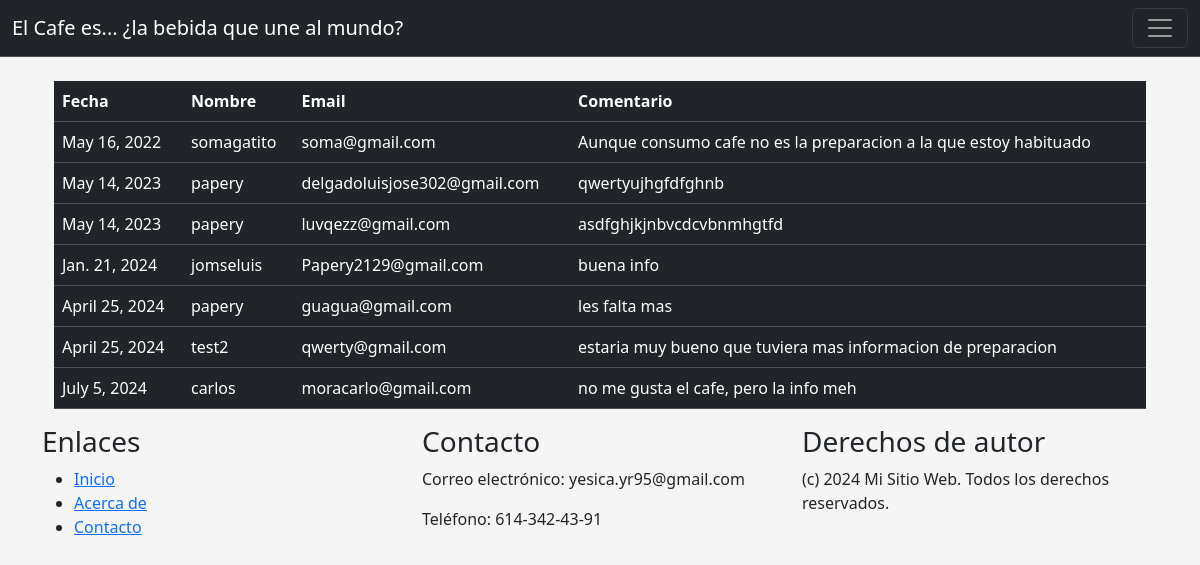
Page /app/tabla/ on the earlier database version.
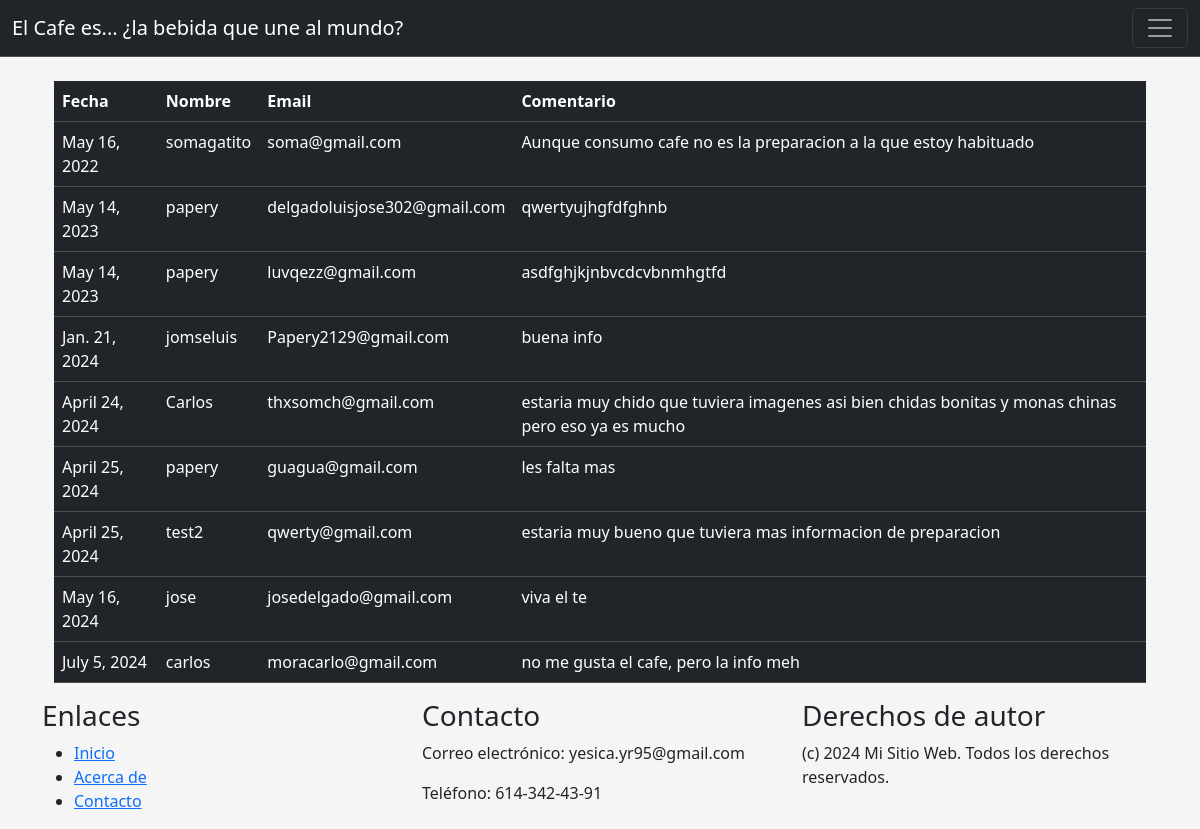
Same page on the later database version.
### app/models.py (models this page shows, shortened)
class comentarios(models.Model):
    nombre = models.CharField(max_length=15)
    email = models.EmailField(unique=True)
    fecha = models.DateField()
    text = models.CharField(max_length=100)

### app/views.py (the view)
# urls.py: path('tabla/', views.tabla, name='tabla' ),
def tabla(request):
    com_list = comentarios.objects.order_by('fecha')
    my_context = {
        'coment' : com_list
        }
    return render(request, 'proyectoev/tabla_com.html', context= my_context)

### templates/proyectoev/tabla_com.html
<!DOCTYPE html>
{% extends "proyectoev/base.html" %}
{% load static %}
{% block body_block %}
<div class="container">
<br>
    {% if coment %}
        <table class="table table-dark" >
            <thead>
                <tr class="table-dark">
                    <th class="table-dark">Fecha</th>
                    <th class="table-dark">Nombre</th>
                    <th class="table-dark">Email</th>
                    <th class="table-dark">Comentario</th>
                </tr>
            </thead>
            <tbody>
                {% for con in coment %}
                    <tr class="table-dark">
                        <td class="table-dark">{{con.fecha}}</td>
                        <td class="table-dark">{{con.nombre}}</td>
                        <td class="table-dark">{{con.email}}</td>
                        <td class="table-dark">{{con.text}}</td>
                    </tr>
                {% endfor %}
            </tbody>
        </table>
    {% else %}
        <p>No hay mejoras constructivas :c</p>
    {% endif %}
</div>
{% endblock %}

### templates/proyectoev/base.html (shortened to what this page needs)
<!DOCTYPE html>
<html lang="en">
<head>
    <link href="https://cdn.jsdelivr.net/npm/bootstrap@5.3.3/dist/css/bootstrap.min.css" rel="stylesheet">
    <link href="static\css\estilo.css" rel="stylesheet" />
</head>
<body style="background-color:whitesmoke">
    <nav class="navbar bg-dark border-bottom border-body" data-bs-theme="dark">
        <div class="container-fluid">
          <a class="navbar-brand" href="#">El Cafe es... ¿la bebida que une al mundo?</a>
          <button class="navbar-toggler" type="button" data-bs-toggle="collapse" data-bs-target="#navbarNav" aria-controls="navbarNav" aria-expanded="false" aria-label="Toggle navigation">
            <span class="navbar-toggler-icon"></span>
          </button>
        </div>
      </nav>
      <div class="container">
        {% block body_block %}{% endblock %}
      </div>
      <footer>
        <div class="container">
          <div class="row">
            <div class="col-lg-4">
              <h3>Enlaces</h3>
              <ul>
                <li><a href="#">Inicio</a></li>
                <li><a href="/app/acerca/">Acerca de</a></li>
                <li><a href="https://www.instagram.com/papery2129/">Contacto</a></li>
              </ul>
            </div>
            <br>
            <div class="col-lg-4">
              <h3>Contacto</h3>
              <p>Correo electrónico: yesica.yr95@gmail.com</p>
              <p>Teléfono: 614-342-43-91</p>
            </div>
            <div class="col-lg-4">
              <h3>Derechos de autor</h3>
              <p>(c) 2024 Mi Sitio Web. Todos los derechos reservados.</p>
            </div>
          </div>
        </div>
      </footer>
</body>
</html>

Differences in the rows shown:
added comentarios: fecha "April 24, 2024", nombre "Carlos", email "thxsomch@gmail.com", text "estaria muy chido que tuviera imagenes asi bien chidas bonitas y monas chinas pero eso ya es mucho"
added comentarios: fecha "May 16, 2024", nombre "jose", email "josedelgado@gmail.com", text "viva el te"
